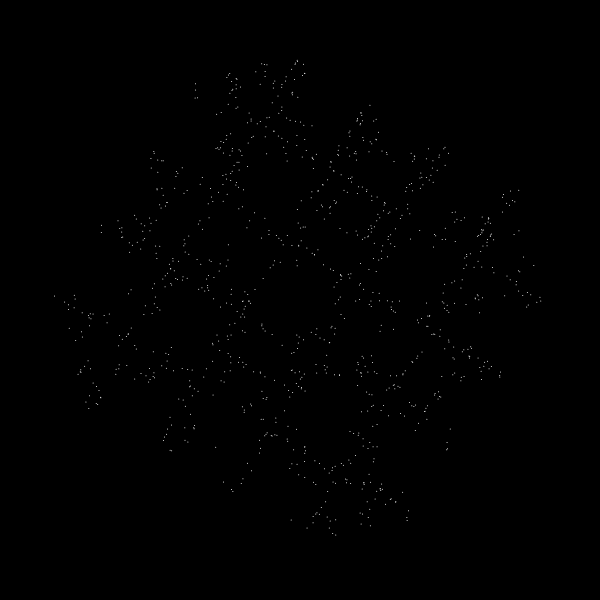
Frame 1 (no input)
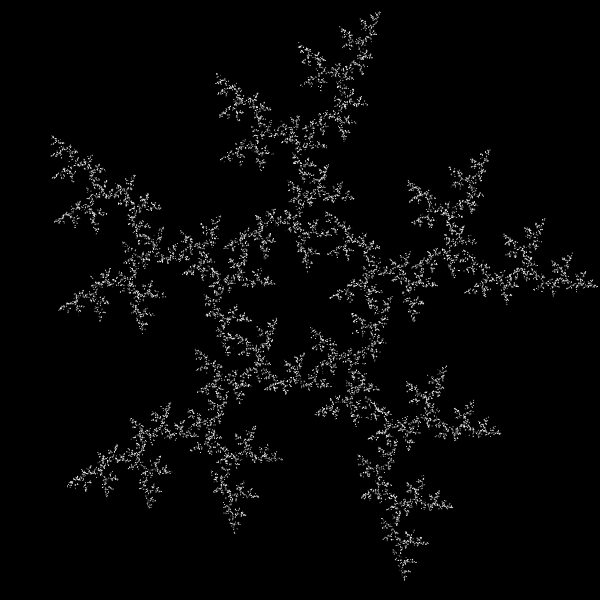
Frame 60 (no input)
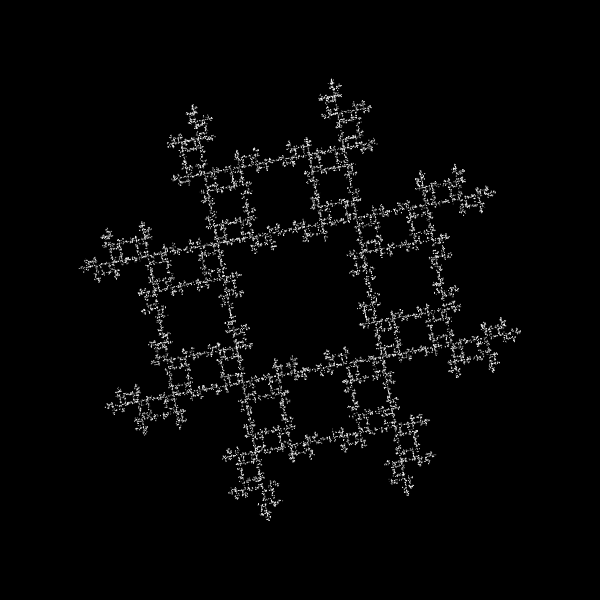
Frame 120 (the mouse pressed at the canvas centre since frame 60)

The p5.js sketch that drew these frames (run headless with seeded random() and noise() and a simulated clock; from frame 60 on, the mouse is pressed at the canvas centre):

// p5.js sketch
// ── sketch.js

const radius = 300;
const nLayer = 20;
const N = 1000;

let edges = [];
let angle = 0;
let currentPoint;
let previousIndex;
let currentIndex;
let indexShape;
let layers = [];
let counter = 0;
let activeShape;

function setup() {
	createCanvas(radius*2, radius*2);
	background(0);
	currentPoint = createVector(0, 0);
	currentIndex = 0;
	indexShape = 0;	
	createEdges();
	for (let i = 0; i < nLayer; i++) {
		layers.push([]);
	}
	counter = 0;
}

function draw() {
	background(0);
	fill(255);

	// Create Points
	let newLayer = [];
	for (let i = 0; i < N; i++) {
		let newIndex, target;
		do {
			newIndex = floor(random(0, activeShape.N));
			target = edges[newIndex];
		} while(
			activeShape.X.indexOf(currentIndex - newIndex) >= 0 ||
			activeShape.X2.indexOf(previousIndex - newIndex) >= 0
		)
		previousIndex = currentIndex;
		currentIndex = newIndex;
		currentPoint.x = (currentPoint.x + target.x) / 2;
		currentPoint.y = (currentPoint.y + target.y) / 2;
		currentPoint.z = edges.indexOf(target);
		newLayer.push(currentPoint.copy());
	}
	layers.shift();
	layers.push(newLayer);


	// Show Points
	translate(width / 2, height / 2);
	rotate(angle);
	for (let k=0; k<layers.length; k++) {
		let layer = layers[k];
		let alpha = 2 * k * 255 / (nLayer);
		for (let p of layer) {
			setColor(p.z, alpha);
			// strokeWeight(radius / 100);
			strokeWeight(1);
			point(p.x, p.y);
		}
	}

	// frameRate(20);
	counter += 1;
	if(counter > nLayer * 2) {
		createEdges();
		counter = 0;
	}
	angle += 0.005;
}

function createEdges() {
	edges = [];
	activeShape = shapes[indexShape];
	let offset = random(TWO_PI);
	for (let i = 0; i < activeShape.N; i++) {
		let x = radius * cos(i * TWO_PI / activeShape.N + offset);
		let y = radius * sin(i * TWO_PI / activeShape.N + offset);
		edges.push(createVector(x, y));
	}
	indexShape = (indexShape + 1) % shapes.length;
}

function setColor(index, alpha) {
	switch (index) {
		case 0: 
			stroke(255, 255, 0, alpha);
			break;
		case 1:
			stroke(255, 0, 0, alpha);
			break;
		case 2:
			stroke(0, 255, 0, alpha);
			break;
		case 3:
			stroke(0, 0, 255, alpha);
			break;
		case 4:
			stroke(255, 0, 255, alpha);
			break;
	}
	stroke(255, alpha);
}

const shapes = [
	// {
	// 	N : 5,
	// 	X : [0],
	// 	X2 : []
	// },
	{
		N : 4,
		X : [],
		X2 : [0]
	},
	{
		N : 5,
		X : [1, 2, -3, -4],
		X2 : []
	},
	{
		N : 4,
		X : [0],
		X2 : []
	},
	{
		N : 5,
		X : [-1, 0, 4],
		X2 : []
	},
	{
		N : 4,
		X : [1, -3],
		X2 : []
	},
	{
		N : 5,
		X : [0],
		X2 : [0]
	},
]
